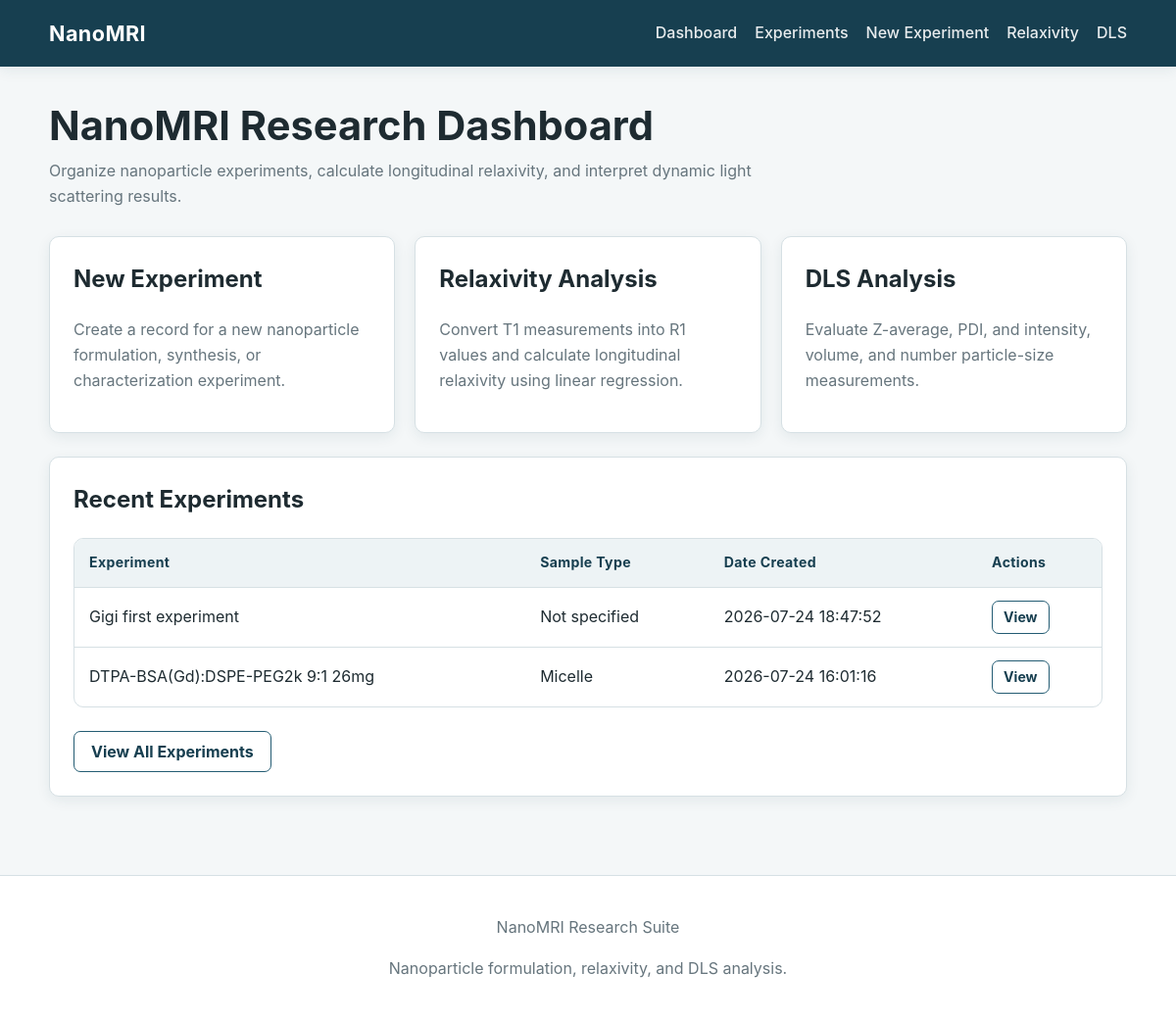
The page / on the database its author committed.
### tables this page shows
CREATE TABLE experiments (
            id INTEGER PRIMARY KEY AUTOINCREMENT,
            name TEXT NOT NULL,
            sample_type TEXT,
            description TEXT,
            date_created TIMESTAMP DEFAULT CURRENT_TIMESTAMP
        );

### app.py (the view)
@app.route("/")
def index():
    experiments = fetch_all(
        """
        SELECT *
        FROM experiments
        ORDER BY date_created DESC
        LIMIT 5
        """
    )
    return render_template(
        "index.html",
        experiments=experiments
    )

### helpers.py (called while the page is built)
def get_db_connection():
    connection = sqlite3.connect(DATABASE_PATH)
    connection.row_factory = sqlite3.Row
    return connection

def fetch_all(query, parameters=()):
    connection = get_db_connection()
    rows = connection.execute(
        query,
        parameters
    ).fetchall()
    connection.close()
    return rows

### templates/index.html (shortened to what this page needs)
{% extends "layout.html" %}
{% block main %}
    <section class="page-header">
        <h1>
            NanoMRI Research Dashboard
        </h1>
        <p>
            Organize nanoparticle experiments, calculate longitudinal
            relaxivity, and interpret dynamic light scattering results.
        </p>
    </section>
    <section class="card-grid">
        <a
            href="{{ url_for('new_experiment') }}"
            class="card dashboard-card"
        >
            <h2>
                New Experiment
            </h2>
            <p>
                Create a record for a new nanoparticle formulation,
                synthesis, or characterization experiment.
            </p>
        </a>
        <a
            href="{{ url_for('relaxivity') }}"
            class="card dashboard-card"
        >
            <h2>
                Relaxivity Analysis
            </h2>
            <p>
                Convert T1 measurements into R1 values and calculate
                longitudinal relaxivity using linear regression.
            </p>
        </a>
        <a
            href="{{ url_for('dls') }}"
            class="card dashboard-card"
        >
            <h2>
                DLS Analysis
            </h2>
            <p>
                Evaluate Z-average, PDI, and intensity, volume, and
                number particle-size measurements.
            </p>
        </a>
    </section>
    <section class="card">
        <h2>
            Recent Experiments
        </h2>
        {% if experiments %}
            <div class="table-wrapper">
                <table>
                    <thead>
                        <tr>
                            <th>Experiment</th>
                            <th>Sample Type</th>
                            <th>Date Created</th>
                            <th>Actions</th>
                        </tr>
                    </thead>
                    <tbody>
                        {% for experiment in experiments %}
                            <tr>
                                <td>
                                    {{ experiment["name"] }}
                                </td>
                                <td>
                                    {{ experiment["sample_type"] or "Not specified" }}
                                </td>
                                <td>
                                    {{ experiment["date_created"] }}
                                </td>
                                <td>
                                    <a
                                        href="{{ url_for(
                                            'experiment_detail',
                                            experiment_id=experiment['id']
                                        ) }}"
                                        class="button button-secondary button-small"
                                    >
                                        View
                                    </a>
                                </td>
                            </tr>
                        {% endfor %}
                    </tbody>
                </table>
            </div>
            <div class="form-actions">
                <a
                    href="{{ url_for('experiments') }}"
                    class="button button-secondary"
                >
                    View All Experiments
                </a>
            </div>
        {% endif %}
    </section>
{% endblock %}

### static/style.css (style rules this page uses)
:root { --primary: #245c73; --primary-dark: #173f50; --primary-light: #dcecf2; --secondary: #587a6b; --accent: #e1a948; --background: #f4f7f8; --surface: #ffffff; --text: #1e2b31; --muted: #66757d; --border: #d6e0e4; --success: #2f7d4a; --success-background: #e7f5ec; --warning: #946200; --warning-background: #fff3cd; --danger: #a83232; --danger-background: #fbe8e8; --shadow: 0 4px 14px rgba(23, 63, 80, 0.08); --radius: 10px; }
* { box-sizing: border-box; }
html { scroll-behavior: smooth; }
body { margin: 0; min-height: 100vh; font-family: -apple-system, BlinkMacSystemFont, "Segoe UI", Roboto, Helvetica, Arial, sans-serif; background-color: var(--background); color: var(--text); line-height: 1.6; }
a { color: var(--primary); text-decoration: none; }
.page-header { margin-bottom: 28px; }
.page-header h1 { margin: 0 0 8px; font-size: clamp(1.8rem, 4vw, 2.6rem); line-height: 1.2; }
.page-header p { max-width: 760px; margin: 0; color: var(--muted); }
.card { padding: 24px; margin-bottom: 24px; background-color: var(--surface); border: 1px solid var(--border); border-radius: var(--radius); box-shadow: var(--shadow); }
.card h2, .card h3 { margin-top: 0; }
.card-grid { display: grid; grid-template-columns: repeat(3, minmax(0, 1fr)); gap: 20px; }
.dashboard-card { display: block; min-height: 180px; color: var(--text); transition: transform 0.18s ease, box-shadow 0.18s ease; }
.dashboard-card p { color: var(--muted); }
.form-actions { display: flex; flex-wrap: wrap; gap: 12px; margin-top: 24px; }
.button, button, input[type="submit"] { display: inline-flex; align-items: center; justify-content: center; gap: 8px; min-height: 42px; padding: 10px 17px; border: 1px solid transparent; border-radius: 7px; font: inherit; font-weight: 650; line-height: 1; cursor: pointer; transition: background-color 0.15s ease, border-color 0.15s ease, transform 0.1s ease; }
.button-secondary { color: var(--primary-dark); background-color: white; border-color: var(--primary); }
.button-small { min-height: 34px; padding: 7px 11px; font-size: 0.88rem; }
.table-wrapper { width: 100%; overflow-x: auto; background-color: var(--surface); border: 1px solid var(--border); border-radius: var(--radius); }
table { width: 100%; border-collapse: collapse; }
th, td { padding: 13px 15px; text-align: left; border-bottom: 1px solid var(--border); }
th { color: var(--primary-dark); background-color: #edf3f5; font-size: 0.88rem; letter-spacing: 0.025em; }
tbody tr:last-child td { border-bottom: 0; }

### rows shown on the page
experiments: name "Gigi first experiment", experiment "Not specified", date_created "2026-07-24 18:47:52"
experiments: name "DTPA-BSA(Gd):DSPE-PEG2k 9:1 26mg", sample_type "Micelle", date_created "2026-07-24 16:01:16"
